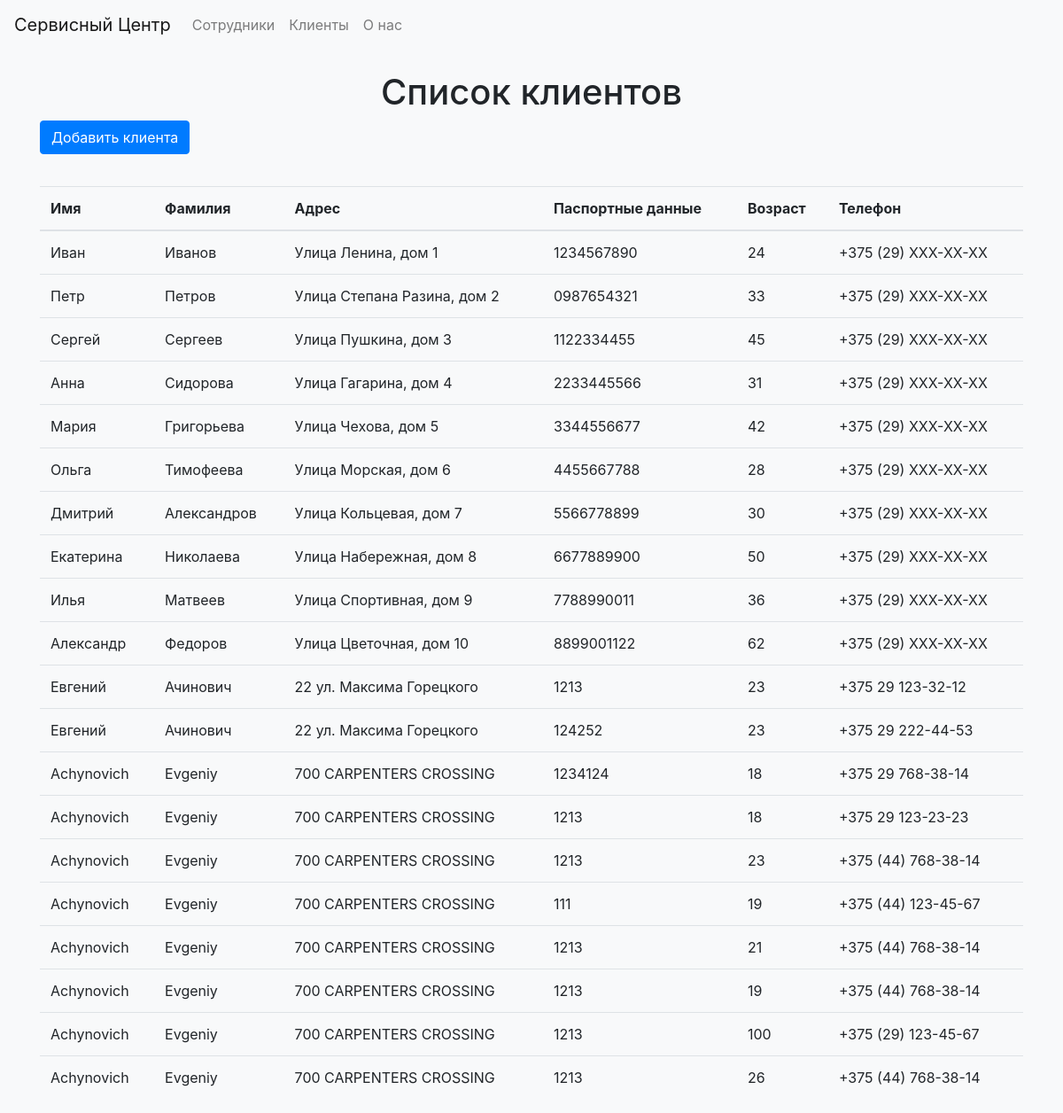
Screenshot of /clients/ (signed in) with the database file from the repository.
### service_center_app/models.py (models this page shows, shortened)
class Client(models.Model):
    first_name = models.CharField(max_length=50)
    last_name = models.CharField(max_length=50)
    address = models.CharField(max_length=255)
    passport_data = models.CharField(max_length=100)
    age = models.IntegerField(default=18)
    phone = models.CharField(max_length=20, default="+375 (29) XXX-XX-XX")

### service_center_app/views.py (the view)
# urls.py: path("clients/", views.client_list, name="client_list"),
@login_required
def client_list(request):
    clients = Client.objects.all()
    return render(request, "lists/client_list.html", {"clients": clients})

### service_center_app/templates/lists/client_list.html (shortened to what this page needs)
{% extends 'base.html' %}
{% block content %}
<h1 class="text-center">Список клиентов</h1>
<a href="{% url 'add_client' %}" class="btn btn-primary mb-3">Добавить клиента</a>
<table class="table">
    <thead>
        <tr>
            <th>Имя</th>
            <th>Фамилия</th>
            <th>Адрес</th>
            <th>Паспортные данные</th>
            <th>Возраст</th>
            <th>Телефон</th>
        </tr>
    </thead>
    <tbody>
        {% for client in clients %}
        <tr>
            <td>{{ client.first_name }}</td>
            <td>{{ client.last_name }}</td>
            <td>{{ client.address }}</td>
            <td>{{ client.passport_data }}</td>
            <td>{{ client.age }}</td>
            <td>{{ client.phone }}</td>
        </tr>
        {% empty %}
        <tr>
            <td colspan="6" class="text-center">Клиенты не найдены.</td>
        </tr>
        {% endfor %}
    </tbody>
</table>
{% endblock %}

### service_center_app/static/styles.css (style rules this page uses)
body { background-color: #f8f9fa; }
.table { margin-top: 20px; }

### rows the page displays
Client: first_name "Иван", last_name "Иванов", address "Улица Ленина, дом 1", passport_data "1234567890", age "24", phone "+375 (29) XXX-XX-XX"
Client: first_name "Петр", last_name "Петров", address "Улица Степана Разина, дом 2", passport_data "0987654321", age "33", phone "+375 (29) XXX-XX-XX"
Client: first_name "Сергей", last_name "Сергеев", address "Улица Пушкина, дом 3", passport_data "1122334455", age "45", phone "+375 (29) XXX-XX-XX"
Client: first_name "Анна", last_name "Сидорова", address "Улица Гагарина, дом 4", passport_data "2233445566", age "31", phone "+375 (29) XXX-XX-XX"
Client: first_name "Мария", last_name "Григорьева", address "Улица Чехова, дом 5", passport_data "3344556677", age "42", phone "+375 (29) XXX-XX-XX"
Client: first_name "Ольга", last_name "Тимофеева", address "Улица Морская, дом 6", passport_data "4455667788", age "28", phone "+375 (29) XXX-XX-XX"
Client: first_name "Дмитрий", last_name "Александров", address "Улица Кольцевая, дом 7", passport_data "5566778899", age "30", phone "+375 (29) XXX-XX-XX"
Client: first_name "Екатерина", last_name "Николаева", address "Улица Набережная, дом 8", passport_data "6677889900", age "50", phone "+375 (29) XXX-XX-XX"
Client: first_name "Илья", last_name "Матвеев", address "Улица Спортивная, дом 9", passport_data "7788990011", age "36", phone "+375 (29) XXX-XX-XX"
Client: first_name "Александр", last_name "Федоров", address "Улица Цветочная, дом 10", passport_data "8899001122", age "62", phone "+375 (29) XXX-XX-XX"
Client: first_name "Евгений", last_name "Ачинович", address "22 ул. Максима Горецкого", passport_data "1213", age "23", phone "+375 29 123-32-12"
Client: first_name "Евгений", last_name "Ачинович", address "22 ул. Максима Горецкого", passport_data "124252", age "23", phone "+375 29 222-44-53"
Client: first_name "Achynovich", last_name "Evgeniy", address "700 CARPENTERS CROSSING", passport_data "1234124", age "18", phone "+375 29 768-38-14"
Client: first_name "Achynovich", last_name "Evgeniy", address "700 CARPENTERS CROSSING", passport_data "1213", age "18", phone "+375 29 123-23-23"
Client: first_name "Achynovich", last_name "Evgeniy", address "700 CARPENTERS CROSSING", passport_data "1213", age "23", phone "+375 (44) 768-38-14"
Client: first_name "Achynovich", last_name "Evgeniy", address "700 CARPENTERS CROSSING", passport_data "111", age "19", phone "+375 (44) 123-45-67"
Client: first_name "Achynovich", last_name "Evgeniy", address "700 CARPENTERS CROSSING", passport_data "1213", age "21", phone "+375 (44) 768-38-14"
Client: first_name "Achynovich", last_name "Evgeniy", address "700 CARPENTERS CROSSING", passport_data "1213", age "19", phone "+375 (44) 768-38-14"
Client: first_name "Achynovich", last_name "Evgeniy", address "700 CARPENTERS CROSSING", passport_data "1213", age "100", phone "+375 (29) 123-45-67"
Client: first_name "Achynovich", last_name "Evgeniy", address "700 CARPENTERS CROSSING", passport_data "1213", age "26", phone "+375 (44) 768-38-14"
